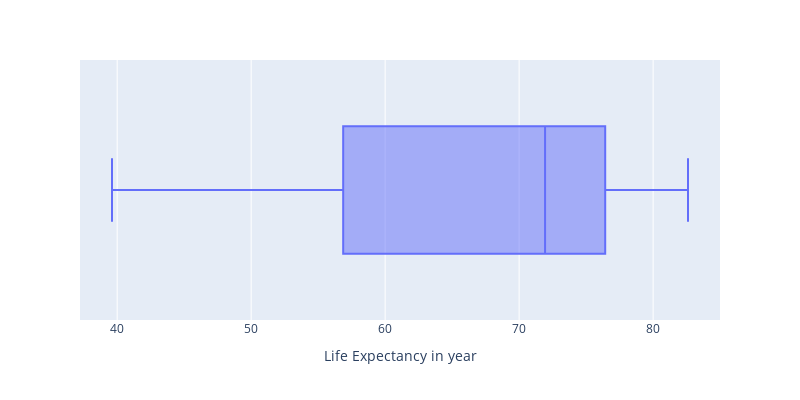

Here is the notebook cell this chart was saved with:
### Markdown cell above
### Box plot
A box plot is a graphical representation of data that uses a box and whiskers to show the distribution of a continuous variable. It is used to display the median, quartiles, range and outliers of the data. It is useful for identifying patterns and outliers in the data, and for comparing the distribution of different groups of data. It is a compact and efficient way to visualize a large amount of numerical data.

### Code cell
fig = px.box(Gapminder_2007, x="lifeExp", width=800, height=400, # creating box plot for life expectancy
            labels={"lifeExp": "Life Expectancy in year"})
fig.show()

### Figure 1 — Plotly figure (JSON) as saved in the notebook; plotly's stock layout.template omitted (floating-point values rounded to 4 significant figures; data arrays with more than 128 entries replaced by an {"elided": "..."} marker saying what was removed)
{"data": [{"alignmentgroup": "True", "hovertemplate": "Life Expectancy in year=%{x}<extra></extra>", "legendgroup": "", "marker": {"color": "#636efa"}, "name": "", "notched": false, "offsetgroup": "", "orientation": "h", "showlegend": false, "type": "box", "x": {"elided": "142 float values"}, "x0": " ", "xaxis": "x", "y0": " ", "yaxis": "y"}], "layout": {"boxmode": "group", "height": 400, "legend": {"tracegroupgap": 0}, "margin": {"t": 60}, "width": 800, "xaxis": {"anchor": "y", "domain": [0, 1], "title": {"text": "Life Expectancy in year"}}, "yaxis": {"anchor": "x", "domain": [0, 1]}}}
